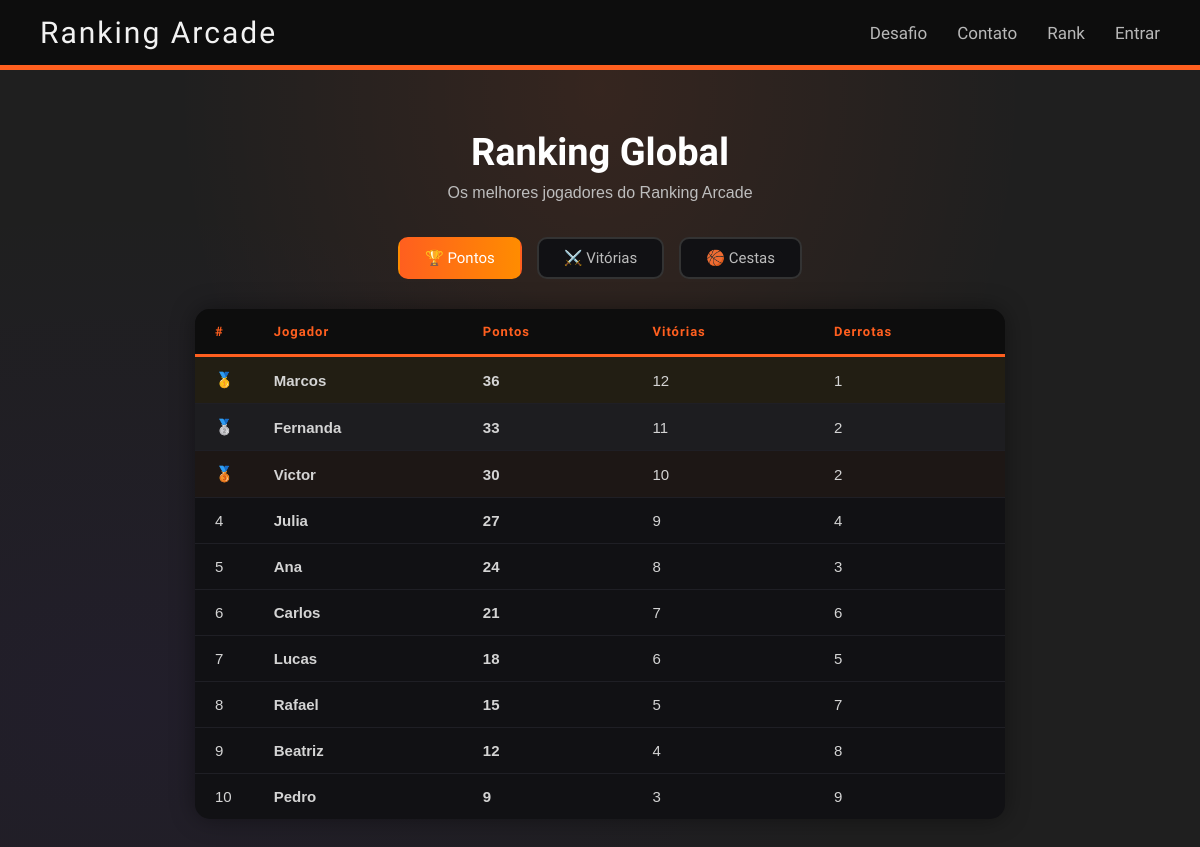
/rank, run on an earlier commit of the app's database.
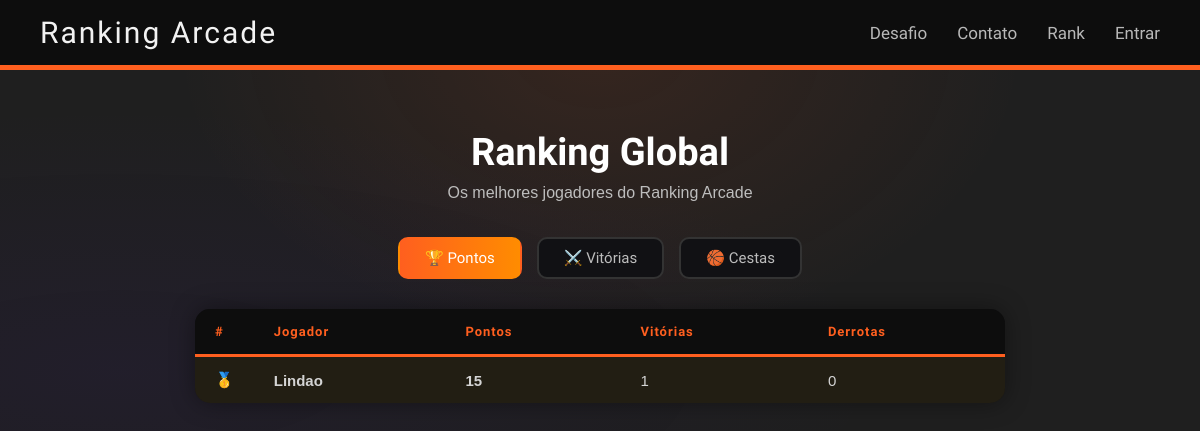
And on a later commit of the database.
### tables this page shows
CREATE TABLE jogadores (
            id       INTEGER PRIMARY KEY AUTOINCREMENT,
            nome     TEXT NOT NULL UNIQUE,
            vitorias INTEGER DEFAULT 0,
            derrotas INTEGER DEFAULT 0,
            pontos   INTEGER DEFAULT 0
        );

### main.py (the view)
@app.route("/rank")
def rank():
    return render_template(
        "rank.html",
        rank1v1=get_ranking("vitorias"),
        rank1min=get_ranking("derrotas"),
        rankpontos=get_ranking("pontos")
    )

### main.py (called while the page is built)
def get_db():
    conn = sqlite3.connect("ranking.db")
    conn.row_factory = sqlite3.Row
    return conn

def get_ranking(ordenacao):
    colunas_validas = ["vitorias", "derrotas", "pontos"]
    if ordenacao not in colunas_validas:
        ordenacao = "pontos"
    conn = get_db()
    dados = conn.execute(
        f"SELECT nome, vitorias, derrotas, pontos FROM jogadores ORDER BY {ordenacao} DESC LIMIT 10"
    ).fetchall()
    conn.close()
    return [dict(d) for d in dados]

### templates/rank.html (shortened to what this page needs)
<!DOCTYPE html>
<html lang="pt-br">
<head>
  <link rel="stylesheet" href="/static/style.css">
</head>
<body class="page-rank">
  <nav class="navbar">
    <h1>Ranking Arcade</h1>
    <ul>
      <li><a href="{{ url_for('desafio') }}">Desafio</a></li>
      <li><a href="{{ url_for('contato') }}">Contato</a></li>
      <li><a href="{{ url_for('rank') }}">Rank</a></li>
      <li><a href="{{ url_for('entrar') }}">Entrar</a></li>
    </ul>
  </nav>
  <div class="rank-wrapper">
    <h1 class="rank-title">Ranking Global</h1>
    <p class="rank-subtitle">Os melhores jogadores do Ranking Arcade</p>
    <div class="rank-tabs">
      <button class="rank-tab active" onclick="mostrarTab('pontos')">🏆 Pontos</button>
      <button class="rank-tab" onclick="mostrarTab('vitorias')">⚔️ Vitórias</button>
      <button class="rank-tab" onclick="mostrarTab('cestas')">🏀 Cestas</button>
    </div>
    <div id="tab-pontos" class="rank-tabela active">
      <table class="rank-table">
        <thead>
          <tr>
            <th>#</th>
            <th>Jogador</th>
            <th>Pontos</th>
            <th>Vitórias</th>
            <th>Derrotas</th>
          </tr>
        </thead>
        <tbody>
          {% for jogador in rankpontos %}
          <tr class="{% if loop.index == 1 %}rank-gold{% elif loop.index == 2 %}rank-silver{% elif loop.index == 3 %}rank-bronze{% endif %}">
            <td class="rank-pos">
              {% if loop.index == 1 %}🥇
              {% elif loop.index == 2 %}🥈
              {% elif loop.index == 3 %}🥉
              {% else %}{{ loop.index }}{% endif %}
            </td>
            <td class="rank-nome">{{ jogador.nome }}</td>
            <td class="rank-valor">{{ jogador.pontos }}</td>
            <td>{{ jogador.vitorias }}</td>
            <td>{{ jogador.derrotas }}</td>
          </tr>
          {% endfor %}
        </tbody>
      </table>
    </div>
  </div>
</body>
</html>

What changed in the data, as far as the page shows it:
removed jogadores: nome "Marcos", pontos "36", vitorias "12", derrotas "1"
removed jogadores: nome "Fernanda", pontos "33", vitorias "11", derrotas "2"
removed jogadores: nome "Julia", pontos "27", vitorias "9", derrotas "4"
removed jogadores: nome "Ana", pontos "24", vitorias "8", derrotas "3"
removed jogadores: nome "Carlos", pontos "21", vitorias "7", derrotas "6"
removed jogadores: nome "Lucas", pontos "18", vitorias "6", derrotas "5"
removed jogadores: nome "Rafael", pontos "15", vitorias "5", derrotas "7"
removed jogadores: nome "Beatriz", pontos "12", vitorias "4", derrotas "8"
removed jogadores: nome "Pedro", pontos "9", vitorias "3", derrotas "9"
changed jogadores: nome "Victor" → "Lindao"; pontos "30" → "15"; vitorias "10" → "1"; derrotas "2" → "0"; text "🥉" → "🥇"
